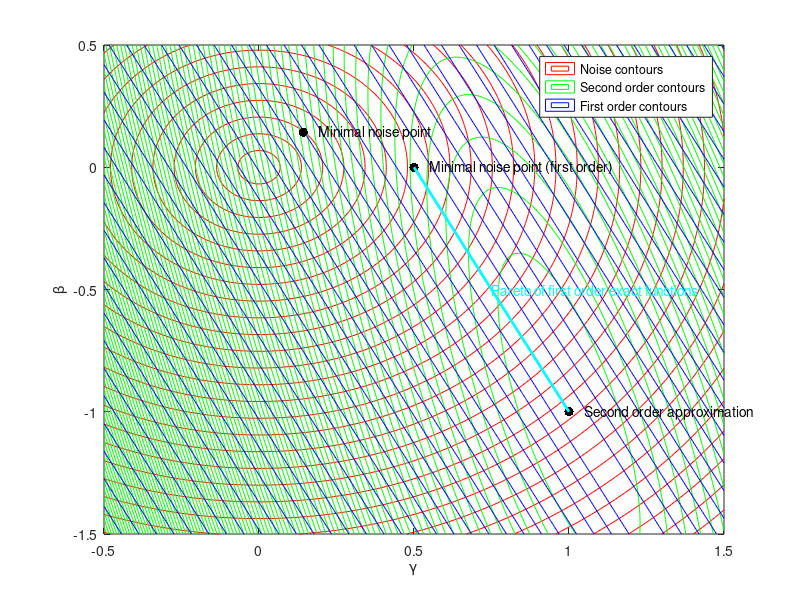

Reproduce this figure in MATLAB. (Note: this script raises an error after producing the figure.)
B=[-1.5:0.01:0.5];
C=[-0.5:0.01:1.5];
b=length(B);
c=length(C);
noise=zeros(b,c);
first_order=zeros(b,c);
sec_order=zeros(b,c);
for i=1:b
    for j=1:c
        a=1-3*B(i)-3*C(j);%zeroth order approximations
        %noise(i,j)=sqrt(a^2+3*B(i)^2+3*C(j)^2);
        noise(i,j)=sqrt(3*B(i)^2+3*C(j)^2);%no noise in alpha
        first_order(i,j)=3*abs(1-B(i)-2*C(j));
        %sec_order(i,j)=6*abs(1-C(j))+3*abs(1-B(i)-2*C(j));
        sec_order(i,j)=(1-C(j))^2+(1/2-B(i)/2-C(j))^2;%incoherent variation
    end
end
contour(C,B,noise,30,'r');
hold on
contour(C,B,sec_order,100,'g');
contour(C,B,first_order,30,'b');
xlabel('\gamma');
ylabel('\beta');

%second order approximation point
plot(1,-1,'black.','MarkerSize',20)
text(1.05,-1,'Second order approximation')

%minimal noise point first order
plot(1/2,0,'black.','MarkerSize',20)
text(1/2+0.05,0,'Minimal noise point (first order)')

%minimal noise point 
plot(1/7,1/7,'black.','MarkerSize',20)
text(1/7+0.05,1/7,'Minimal noise point')


%pareto of first order exact function, between noise and second order
%precision
plot([1,1/2],[-1,0],'c','LineWidth',2)
text(0.75,-0.5,'Pareto of first order exact functions','Color','c')
legend({'Noise contours','Second order contours','First order contours'});

sol=solve('-2*c^2+7*b*c+2*b^2+c-6*b=0','b');%drug combination (no noise in s0)
%sol=solve('5*b^2+28*b*c-22*b+16*c^2-20*c+5=0','b');%fitness landscape (noise in s0)


%Pareto of second order as quadratic and noise
sol=sol(1);
c_vec=[0:0.01:1];
b_vec=subs(sol,'c',c_vec);
plot(c_vec,b_vec,'r','LineWidth',2)

%pareto of first order and noise perfformance
plot([1/7,1/2],[1/7,0],'c','LineWidth',2)
text(1/4,1/4,'First order and noise contour intersection','Color','c')



plot([1/7,15/26],[1/7,-2/13],'c','LineWidth',2)


legend({'Noise contours','Second order contours','First order contours'});


